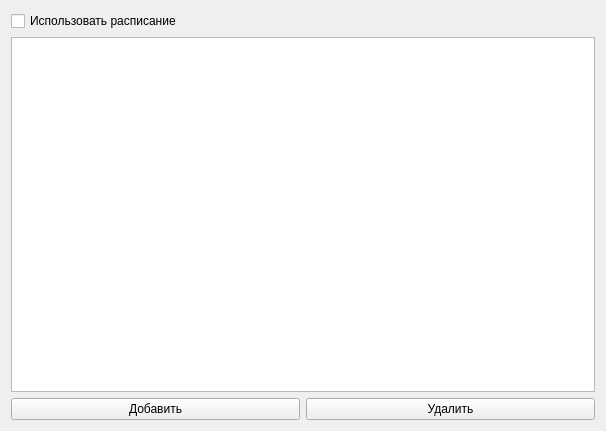
<?xml version="1.0" encoding="UTF-8"?>
<ui version="4.0">
 <class>Form</class>
 <widget class="QWidget" name="Form">
  <property name="geometry">
   <rect>
    <x>0</x>
    <y>0</y>
    <width>606</width>
    <height>431</height>
   </rect>
  </property>
  <property name="windowTitle">
   <string>Form</string>
  </property>
  <layout class="QGridLayout" name="gridLayout">
   <item row="2" column="0">
    <widget class="QPushButton" name="add_schedule_button">
     <property name="text">
      <string>Добавить</string>
     </property>
    </widget>
   </item>
   <item row="1" column="0" colspan="2">
    <widget class="QListView" name="schedule_view"/>
   </item>
   <item row="2" column="1">
    <widget class="QPushButton" name="remove_schedule_button">
     <property name="text">
      <string>Удалить</string>
     </property>
    </widget>
   </item>
   <item row="0" column="0" colspan="2">
    <widget class="QCheckBox" name="use_schedule_checkbox">
     <property name="text">
      <string>Использовать расписание</string>
     </property>
    </widget>
   </item>
  </layout>
 </widget>
 <resources/>
 <connections/>
</ui>
